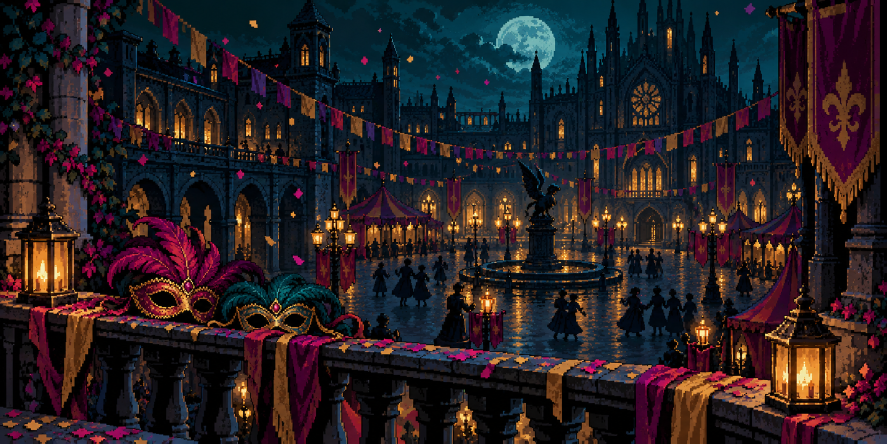
#> input picture docs/redesign/v2/kit3/art-src/evento-carnaval.png, 1774 x 887 px, given in place of evento-natal.png, which was not available (shown at 1/2 size)
$ python eventos_px.py
#> lines starting #> are read from the running program, lines starting #| are printed output that depends on the picture
"""Calendário: leva as cenas de evento para uma grade de 176x88 de verdade, com um pixel de tamanho único.
Uso: python eventos_px.py (na pasta art-src)"""
from pathlib import Path
from PIL import Image

AQUI = Path(__file__).parent
SAI = AQUI.parent / "art" / "os" / "eventos"
SAI.mkdir(parents=True, exist_ok=True)
for nome in ("natal", "halloween", "carnaval", "junina"):
    im = Image.open(AQUI / f"evento-{nome}.png").convert("RGB")
#> im is the input picture: PIL image 1774x887 RGB; mean R, G, B 40.2, 31.5, 35.1
    w, h = im.size
#> w = 1774; h = 887
    # corta para 2:1 pelo centro, sem esticar
    alto = min(h, w // 2)
#> alto = 887
    larg = alto * 2
#> larg = 1774
    x, y = (w - larg) // 2, (h - alto) // 2
#> x = 0; y = 0
    q = im.crop((x, y, x + larg, y + alto)).resize((176, 88), Image.BOX)
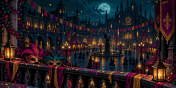
#> q: PIL image 176x88 RGB; mean R, G, B 40.1, 31.5, 35
    q.quantize(colors=32, method=Image.MEDIANCUT, dither=Image.NONE).save(SAI / f"{nome}.png", optimize=True)
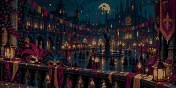
#> saved as natal.png: PIL image 176x88 P; mean R, G, B 38.1, 30.6, 34.4
    print(nome, im.size)
#| natal (1774, 887)
#> pass 2 of the loop `for nome in ("natal", "halloween", "carnaval", "junina"):`:
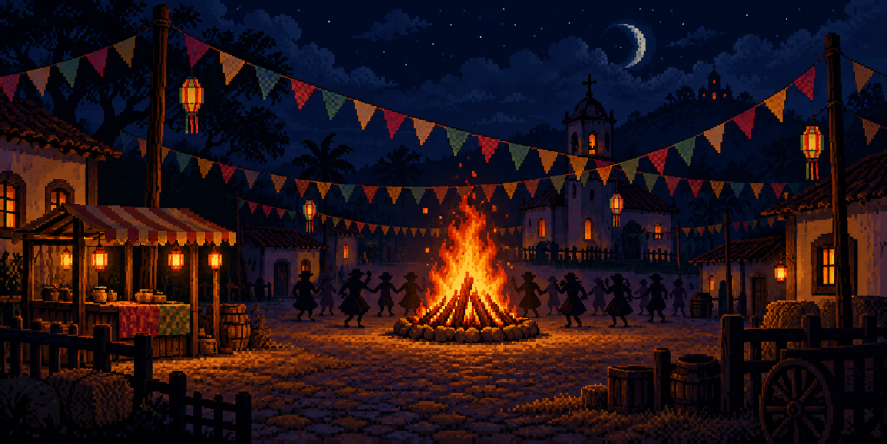
#> input picture docs/redesign/v2/kit3/art-src/evento-junina.png, 1774 x 887 px, given in place of evento-halloween.png, which was not available (shown at 1/2 size)
#> im is the input picture: PIL image 1774x887 RGB; mean R, G, B 34.2, 18.7, 23.5
#> `q = im.crop((x, y, x + larg, y + alto)).resize((176, 88), Image.BOX)`:
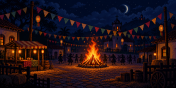
#> q: PIL image 176x88 RGB; mean R, G, B 34.1, 18.6, 23.4
#> `q.quantize(colors=32, method=Image.MEDIANCUT, dither=Image.NONE).save(..`:
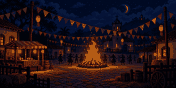
#> saved as halloween.png: PIL image 176x88 P; mean R, G, B 32.6, 18, 23.6
#| halloween (1774, 887)
